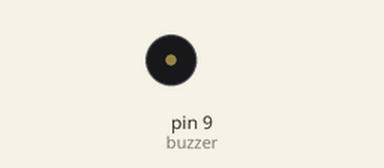
Simulated run of this sketch. Board: Arduino Uno, built with avr-gcc and run on an emulated ATmega328P. Shown: buzzer (waves = sounding).

Above: at 0.1 s.
Timing chart, 0 to 1.6 s (numbered marks = the images above):
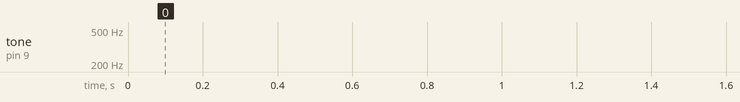

The sketch:

BuzzerCANSAT2.ino
```cpp
const int buzzer = 9; //buzzer to arduino pin 9
void setup()
{
 pinMode(9, OUTPUT); // Set buzzer - pin 9 as an output
}
void loop()
{
  int x = 1;
for (x ; x< 500; x++)
{
 tone(9, x); // Send 1KHz sound signal...
   // ...for 50 sec;     // Stop sound...

} // ...for 1sec
noTone(buzzer);
delay(500);
}
```
